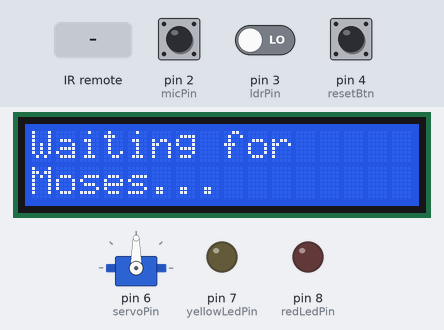
Simulated run of this sketch. Board: Arduino Uno, built with avr-gcc and run on an emulated ATmega328P. Parts: 16×2 character LCD, servo, output pins drawn as LEDs (lit = HIGH). The test bench sets the inputs (shaded band); at power-on: pin 2 (micPin) HIGH, pin 3 (ldrPin) LOW, pin 4 (resetBtn) HIGH. What the sketch prints to the serial monitor is not drawn.

Above: at 1.2 s.
1.3 s: infrared code 0xE31CFF00 received
At 2.1 s:
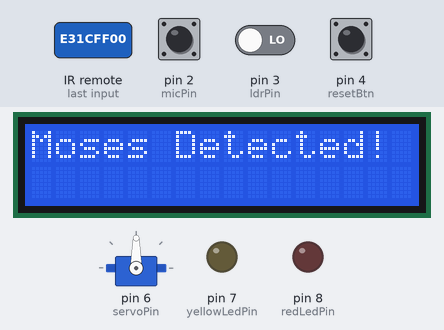
At 4.11 s:
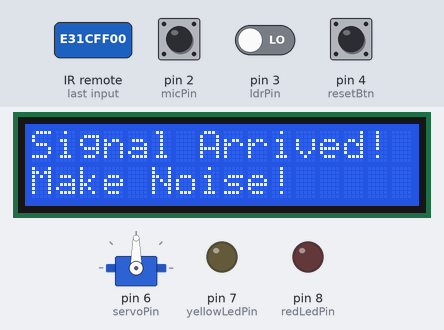
4.3 s: pin 2 (micPin) pulled LOW for 0.15 s
At 5.3 s:
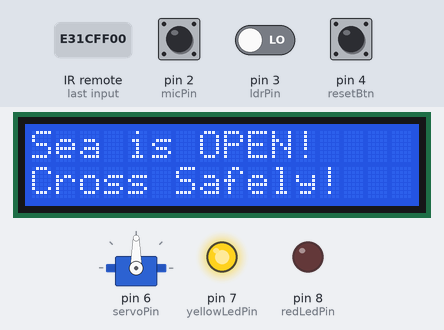
Timing chart, 0 to 15.9 s (numbered marks = the images above; inputs shaded):
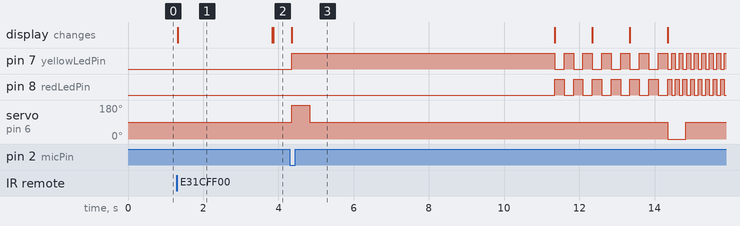

Measured:
- after the input at 1.3 s, the display: changes at once (image 1)
- after the input at 4.3 s, pin 7 (yellowLedPin): goes HIGH 7.0 s, 6 × (LOW 0.25 s, HIGH 0.25 s), 7 × (LOW 0.10 s, HIGH 0.10 s), LOW 0.10 s, then HIGH, starting after 0.06 s; pin 8 (redLedPin): goes 6 × (HIGH 0.25 s, LOW 0.25 s), 7 × (HIGH 0.10 s, LOW 0.10 s), HIGH 0.10 s, then LOW, starting after 7.0 s
- what the display in image 1 shows lasts 2.5 s, from 1.3 s to 3.8 s

The sketch:

ARD_GROUP_37.ino
```cpp
#include <Servo.h>
#include <Wire.h>
#include <LiquidCrystal_I2C.h>
#include <IRremote.h>

// הגדרת פינים
const int irPin = 9;
const int micPin = 2;
const int resetBtn = 4;
const int servoPin = 6;
const int yellowLedPin = 7; // נורה צהובה מציינת ים פתוח
const int redLedPin = 8;    // נורה אדומה עבור אזהרה או חירום
const int ldrPin = 3;       // החיישן הדיגיטלי

byte lightIcon[8] = {
  0b00110,
  0b00100,
  0b01100,
  0b11111,
  0b00110,
  0b00100,
  0b01000,
  0b00000
};

// אובייקטים
LiquidCrystal_I2C lcd(0x27, 16, 2);
Servo seaServo;

const unsigned long MOSES_CODE = 0xE31CFF00;

// תיאור מצבים
enum State { WAITING, MOSES_MSG, WAITING_FOR_LIGHT, LISTENING, OPEN, COUNTDOWN, END_MSG };
State currentState = WAITING;

// משתנים לשמירת זמנים וניהול הלוגיקה
unsigned long stateStartTime = 0;
unsigned long previousBlinkTime = 0;
int countdownValue = 3;
bool isManualClose = false;
bool ledState = LOW;

void changeState(State newState);

// פונקציית ההגדרות שרצה פעם אחת בעת הדלקת המערכת
void setup() {
  Serial.begin(9600);
  Serial.println("System starting...");

  lcd.init();
  lcd.backlight();

  // רישום האייקון למסך
  lcd.createChar(0, lightIcon);

  pinMode(resetBtn, INPUT_PULLUP);
  pinMode(micPin, INPUT_PULLUP);
  pinMode(yellowLedPin, OUTPUT);
  pinMode(redLedPin, OUTPUT);
  pinMode(ldrPin, INPUT); // החיישן הדיגיטלי מוגדר כקלט

  IrReceiver.begin(irPin);

  seaServo.attach(servoPin);
  seaServo.write(90);

  changeState(WAITING);
}

// הלולאה המרכזית שרצה באופן רציף
void loop() {
  runStateMachine();
}

// הפונקציה שמנהלת את כל הלוגיקה של המערכת
void runStateMachine() {
  switch (currentState) {
    case WAITING:
      // מצב המתנה לפקודה ראשונית מהשלט
      seaServo.write(90);
      digitalWrite(yellowLedPin, LOW);
      digitalWrite(redLedPin, LOW);

      if (IrReceiver.decode()) {
        if (IrReceiver.decodedIRData.decodedRawData == MOSES_CODE) {
          changeState(MOSES_MSG);
        }
        IrReceiver.resume();
      }
      break;

    case MOSES_MSG:
      // המתנה של שתי שניות וחצי לפני שמחכים לאות
      if (millis() - stateStartTime >= 2500) changeState(WAITING_FOR_LIGHT);
      break;

    case WAITING_FOR_LIGHT:
      // מחכים שהמשתמש יאיר עם פנס (LOW = מואר)
      if (digitalRead(ldrPin) == LOW) {
        changeState(LISTENING);
      }
      break;

    case LISTENING:
      // האזנה למיקרופון מופעל רק אם עברה חצי שניה כדי למנוע קריאות כפולות
      if (millis() - stateStartTime > 500 && digitalRead(micPin) == LOW) {
        changeState(OPEN);
      }
      break;

    case OPEN:
      // פתיחת הים על ידי סיבוב מנוע רציף קדימה לחצי שניה ואז עצירה שלו
      if (millis() - stateStartTime < 500) seaServo.write(180);
      else seaServo.write(90);

      digitalWrite(yellowLedPin, HIGH); // נורה צהובה דולקת קבוע
      digitalWrite(redLedPin, LOW);

      // בדיקה אם נלחץ כפתור חירום או שעבר הזמן
      if (digitalRead(resetBtn) == LOW) {
        Serial.println("Emergency button pressed in OPEN state!");
        isManualClose = true;
        changeState(END_MSG);
      } else if (millis() - stateStartTime >= 7000) {
        changeState(COUNTDOWN);
      }
      break;

    case COUNTDOWN:
      seaServo.write(90); // מוודאים שהים נשאר פתוח

      // הבהוב סירנה לסירוגין מבוסס זמן ולא לולאה חוסמת
      if (millis() - previousBlinkTime >= 250) {
        previousBlinkTime = millis();
        ledState = !ledState;
        digitalWrite(redLedPin, ledState);
        digitalWrite(yellowLedPin, !ledState);
      }

      // עדכון הספירה לאחור בכל שניה שחולפת או עצירת חירום
      if (digitalRead(resetBtn) == LOW) {
        Serial.println("Emergency button pressed in COUNTDOWN state!");
        isManualClose = true;
        changeState(END_MSG);
      } else if (millis() - stateStartTime >= 1000) {
        stateStartTime = millis();
        countdownValue--;
        if (countdownValue > 0) {
          lcd.setCursor(12, 0);
          lcd.print(countdownValue);
        } else {
          isManualClose = false;
          changeState(END_MSG);
        }
      }
      break;

    case END_MSG:
      // סגירת הים על ידי סיבוב המנוע לאחור לחצי שניה ואז עצירה
      if (millis() - stateStartTime < 500) seaServo.write(0);
      else seaServo.write(90);

      // הבהוב נורות מהיר במצב סיום
      if (millis() - previousBlinkTime >= 100) {
        previousBlinkTime = millis();
        ledState = !ledState;
        digitalWrite(redLedPin, ledState);
        digitalWrite(yellowLedPin, !ledState);
      }

      // חזרה למצב המתנה אחרי שלוש שניות
      if (millis() - stateStartTime >= 3000) {
        changeState(WAITING);
      }
      break;
  }
}

// פונקציית עזר למעבר מסודר בין המצבים השונים
void changeState(State newState) {
  currentState = newState;
  stateStartTime = millis();
  countdownValue = 3;
  lcd.clear();

  Serial.print("State changed to: ");
  switch (currentState) {
    case WAITING:
      Serial.println("WAITING (Idle)");
      lcd.print("Waiting for");
      lcd.setCursor(0, 1); lcd.print("Moses...");
      break;

    case MOSES_MSG:
      Serial.println("MOSES_MSG (IR Detected)");
      lcd.print("Moses Detected!");
      break;

    case WAITING_FOR_LIGHT:
      Serial.println("WAITING_FOR_LIGHT (Signal needed)");
      lcd.print("Signal needed!");
      lcd.setCursor(0, 1);
      lcd.write(byte(0));   // סמל לפני הטקסט
      lcd.print(" Use Flashlight");
      break;

    case LISTENING:
      Serial.println("LISTENING (Ready for noise)");
      lcd.print("Signal Arrived!");
      lcd.setCursor(0, 1); lcd.print("Make Noise!");
      break;

    case OPEN:
      Serial.println("OPEN (Sea is open)");
      lcd.print("Sea is OPEN!");
      lcd.setCursor(0, 1); lcd.print("Cross Safely!");
      break;

    case COUNTDOWN:
      Serial.println("COUNTDOWN (Warning sequence)");
      lcd.print("Closing in: 3");
      break;

    case END_MSG:
      Serial.println("END_MSG (Process complete)");
      if (isManualClose) {
        lcd.print("Sea Closed!");
        lcd.setCursor(0, 1); lcd.print("Egyptians drown!");
      } else {
        lcd.print("Time is UP!");
        lcd.setCursor(0, 1); lcd.print("GAME OVER!");
      }
      break;
  }
}
```
